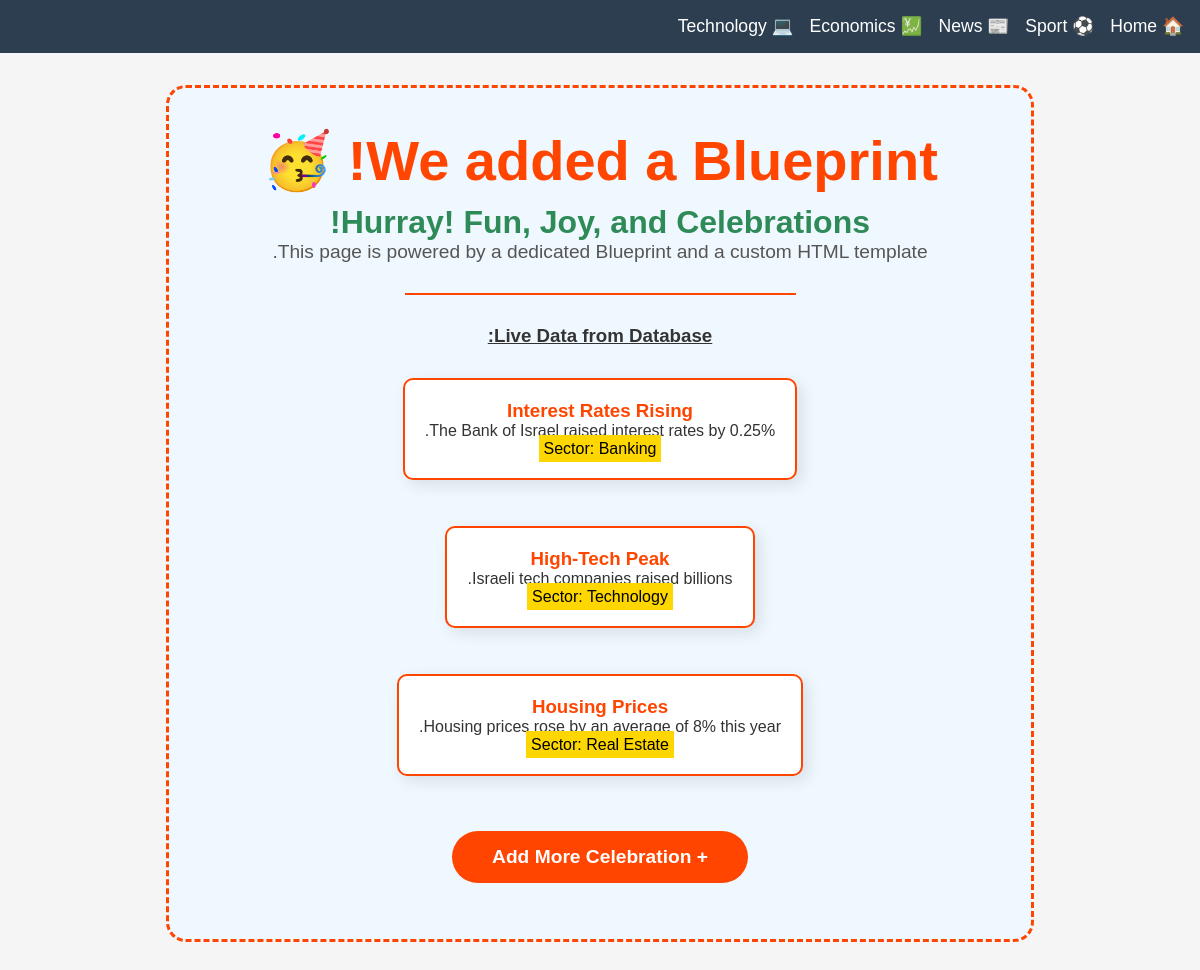
The app's page /tech/, older data.
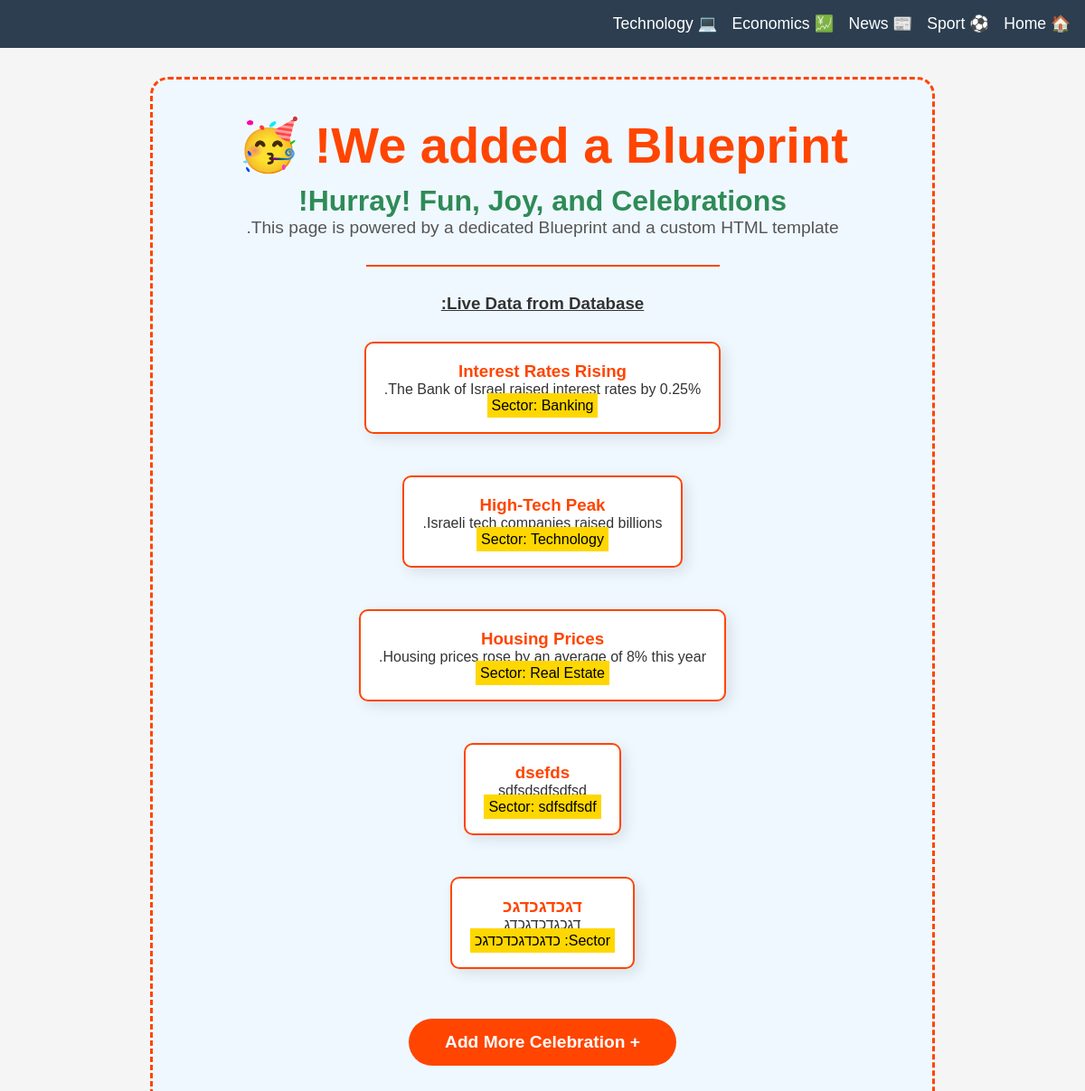
The same page, newer data.
### tables this page shows
CREATE TABLE economics_articles (
            id INTEGER PRIMARY KEY AUTOINCREMENT,
            title TEXT NOT NULL,
            content TEXT NOT NULL,
            sector TEXT NOT NULL
        );

### backend/blueprints/tech.py (the view)
@tech_bp.route("/")
def index():
    conn = get_db()
    articles = conn.execute("SELECT * FROM economics_articles").fetchall()
    conn.close()
    return render_template("tech_special.html", articles=articles)

### backend/database.py (called while the page is built)
def get_db():
    conn = sqlite3.connect(DB_NAME)
    conn.row_factory = sqlite3.Row  # Allows accessing columns by name
    return conn

### frontend/templates/tech_special.html (shortened to what this page needs)
{% extends "base.html" %}
{% block content %}
<div style="text-align: center; background-color: #f0f8ff; padding: 40px; border-radius: 20px; border: 3px dashed #ff4500;">
    <h1 style="color: #ff4500; font-size: 3.5rem; animation: bounce 2s infinite; margin-bottom: 10px;">
        We added a Blueprint! 🥳
    </h1>
    <h2 style="color: #2e8b57; font-size: 2rem;">
        Hurray! Fun, Joy, and Celebrations!
    </h2>
    <p style="font-size: 1.2rem; color: #555;">
        This page is powered by a dedicated Blueprint and a custom HTML template.
    </p>
    <hr style="border: 1px solid #ff4500; width: 50%; margin: 30px auto;">
    <div class="articles" style="margin-top: 30px;">
        <h3 style="text-decoration: underline;">Live Data from Database:</h3>
        {% for article in articles %}
            <div class="article-card" style="background: white; border: 2px solid #ff4500; margin: 15px auto; padding: 20px; max-width: 600px; border-radius: 10px; box-shadow: 5px 5px 15px rgba(0,0,0,0.1);">
                <h3 style="color: #ff4500;">{{ article['title'] }}</h3>
                <p>{{ article['content'] }}</p>
                <mark style="background-color: #ffd700; padding: 5px;">Sector: {{ article['sector'] }}</mark>
            </div>
        {% else %}
            <div style="padding: 20px; background: #fff3cd; border-radius: 10px; display: inline-block;">
                <p style="font-weight: bold; color: #856404;">
                    No data found in the economics table! 💃
                </p>
            </div>
        {% endfor %}
    </div>
    <div style="margin-top: 40px;">
        <a href="{{ url_for('economics.add') }}" class="btn" style="background-color: #ff4500; color: white; padding: 15px 40px; text-decoration: none; border-radius: 50px; font-weight: bold; font-size: 1.2rem; transition: 0.3s;">
            + Add More Celebration
        </a>
    </div>
</div>
{% endblock %}

Row changes from the older to the newer data that the page shows:
added economics_articles: title "dsefds", content "sdfsdsdfsdfsd", sector "sdfsdfsdf"
added economics_articles: title "דגכדגכדגכ", content "דגכגדכדגכדג", sector "כדגכדגכדכדגכ"
